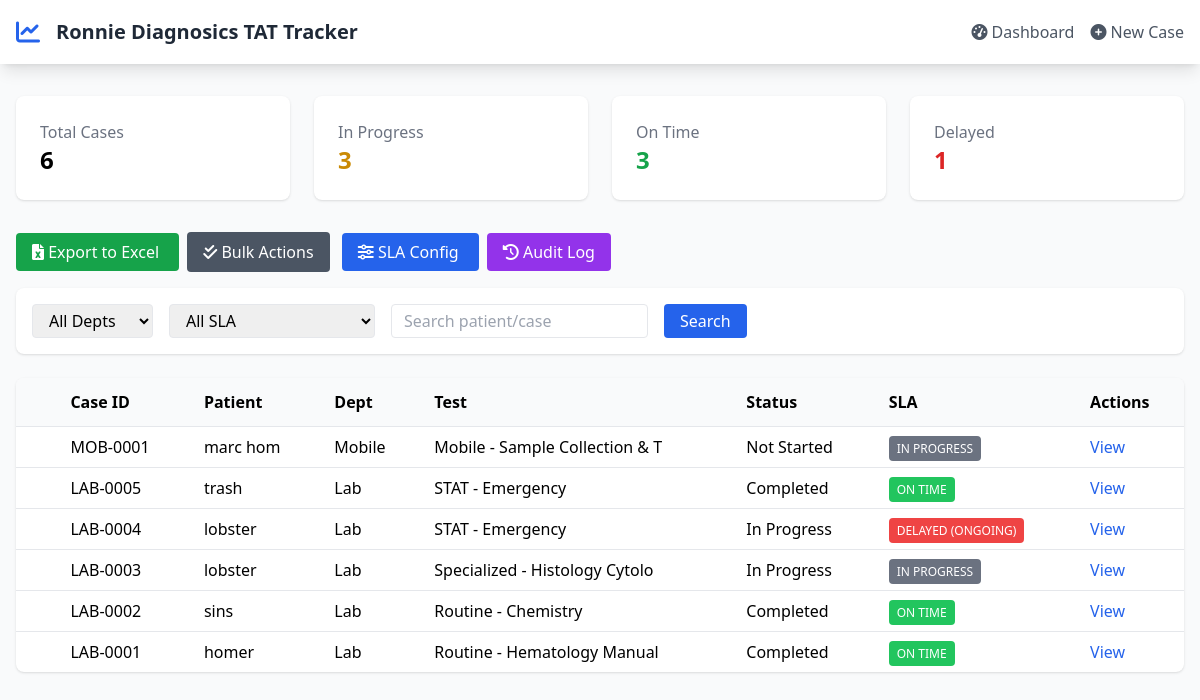
The page / on the database its author committed.
### app.py (models this page shows, shortened)
class Case(db.Model):
    __tablename__ = 'cases'
    id = db.Column(db.Integer, primary_key=True)
    visit_id = db.Column(db.String(50))
    case_id = db.Column(db.String(20), unique=True)
    patient_name = db.Column(db.String(100))
    department = db.Column(db.String(50))
    test_name = db.Column(db.String(100))
    test_category = db.Column(db.String(50))
    status = db.Column(db.String(50), default='Not Started')
    created_at = db.Column(db.DateTime, default=datetime.utcnow)
    result_ready_at = db.Column(db.DateTime)
    sample_collection_start = db.Column(db.DateTime)
    sample_collection_end = db.Column(db.DateTime)
    sample_labeling_start = db.Column(db.DateTime)
    sample_labeling_end = db.Column(db.DateTime)
    sample_transport_start = db.Column(db.DateTime)
    sample_transport_end = db.Column(db.DateTime)
    sample_reception_start = db.Column(db.DateTime)
    sample_reception_end = db.Column(db.DateTime)
    sample_processing_start = db.Column(db.DateTime)
    sample_processing_end = db.Column(db.DateTime)
    analysis_start = db.Column(db.DateTime)
    analysis_end = db.Column(db.DateTime)
    review_start = db.Column(db.DateTime)
    review_end = db.Column(db.DateTime)
    validation_start = db.Column(db.DateTime)
    validation_end = db.Column(db.DateTime)
    result_upload_start = db.Column(db.DateTime)
    result_upload_end = db.Column(db.DateTime)
    exam_start = db.Column(db.DateTime)
    exam_end = db.Column(db.DateTime)
    post_exam_start = db.Column(db.DateTime)
    post_exam_end = db.Column(db.DateTime)
    register_start = db.Column(db.DateTime)
    register_end = db.Column(db.DateTime)
    mobile_collect_start = db.Column(db.DateTime)
    mobile_collect_end = db.Column(db.DateTime)
    transport_to_lab_start = db.Column(db.DateTime)
    transport_to_lab_end = db.Column(db.DateTime)
    deliver_results_start = db.Column(db.DateTime)
    deliver_results_end = db.Column(db.DateTime)
    fixation_done = db.Column(db.Boolean, default=False)
    fixation_date = db.Column(db.DateTime)
    embedding_done = db.Column(db.Boolean, default=False)
    embedding_date = db.Column(db.DateTime)
    cutting_done = db.Column(db.Boolean, default=False)
    cutting_date = db.Column(db.DateTime)
    staining_done = db.Column(db.Boolean, default=False)
    staining_date = db.Column(db.DateTime)
    histology_notes = db.Column(db.Text)
    manual_durations = db.Column(db.Text, default='{}')
    tat_hours = db.Column(db.Float)
    sla_status = db.Column(db.String(20), default='PENDING')
    def get_sla_hours(self):
        try:
            custom = SLAConfig.query.filter_by(test_name=self.test_name, is_active=True).first()
            if custom:
                return custom.sla_hours
        except Exception as e:
            print(f"Error getting SLA config: {e}")
    def update_sla_status(self):
        try:
            if self.result_ready_at:
                end_time = self.result_ready_at
            else:
                end_time = datetime.utcnow()
            tat = (end_time - self.created_at).total_seconds() / 3600
            self.tat_hours = round(tat, 2)
            sla_hours = self.get_sla_hours()
            if self.result_ready_at:
                if tat <= sla_hours:
                    self.sla_status = "ON TIME"
                elif tat <= sla_hours * 1.2:
                    self.sla_status = "NEAR DELAY"
                else:
                    self.sla_status = "DELAYED"
            else:
                if tat <= sla_hours:
                    self.sla_status = "IN PROGRESS"
                else:
                    self.sla_status = "DELAYED (ONGOING)"
            db.session.commit()
        except Exception as e:
            print(f"Error updating SLA status: {e}")

### app.py (the view, shortened to what this page needs)
@app.route('/')
def dashboard():
    department = request.args.get('dept')
    sla_filter = request.args.get('sla')
    search = request.args.get('search', '')
    query = Case.query
    if department:
        query = query.filter_by(department=department)
    if sla_filter:
        query = query.filter_by(sla_status=sla_filter)
    cases = query.order_by(Case.created_at.desc()).all()
    for case in cases:
        case.update_sla_status()
    alerts = [c for c in cases if c.sla_status == 'NEAR DELAY' or
              (c.sla_status == 'IN PROGRESS' and c.tat_hours and
               c.tat_hours > c.get_sla_hours() * 0.8)]
    stats = {
        'total': Case.query.count(),
        'delayed': Case.query.filter(Case.sla_status.like('%DELAYED%')).count(),
        'on_time': Case.query.filter_by(sla_status='ON TIME').count(),
        'in_progress': Case.query.filter(Case.status != 'Completed').count()
    }
    return render_template('dashboard.html',
                         cases=cases,
                         stats=stats,
                         alerts=alerts,
                         departments=['Lab', 'Radiology', 'Mobile'],
                         sla_statuses=['ON TIME', 'NEAR DELAY', 'DELAYED', 'IN PROGRESS', 'DELAYED (ONGOING)'],
                         current_dept=department,
                         current_sla=sla_filter,
                         search=search)

### templates/dashboard.html (shortened to what this page needs)
{% extends "base.html" %}
{% block content %}
<div class="grid grid-cols-1 md:grid-cols-4 gap-6 mb-8">
    <div class="bg-white rounded-lg shadow p-6">
        <p class="text-gray-500">Total Cases</p>
        <p class="text-2xl font-bold">{{ stats.total }}</p>
    </div>
    <div class="bg-white rounded-lg shadow p-6">
        <p class="text-gray-500">In Progress</p>
        <p class="text-2xl font-bold text-yellow-600">{{ stats.in_progress }}</p>
    </div>
    <div class="bg-white rounded-lg shadow p-6">
        <p class="text-gray-500">On Time</p>
        <p class="text-2xl font-bold text-green-600">{{ stats.on_time }}</p>
    </div>
    <div class="bg-white rounded-lg shadow p-6">
        <p class="text-gray-500">Delayed</p>
        <p class="text-2xl font-bold text-red-600">{{ stats.delayed }}</p>
    </div>
</div>
<div class="mb-4">
    <a href="/export/excel" class="bg-green-600 text-white px-4 py-2 rounded hover:bg-green-700">
        <i class="fas fa-file-excel"></i> Export to Excel
    </a>
    <button onclick="toggleBulkMode()" class="bg-gray-600 text-white px-4 py-2 rounded hover:bg-gray-700 ml-2">
        <i class="fas fa-check-double"></i> Bulk Actions
    </button>
    <a href="/sla_config" class="bg-blue-600 text-white px-4 py-2 rounded hover:bg-blue-700 ml-2">
        <i class="fas fa-sliders-h"></i> SLA Config
    </a>
    <a href="/audit_log" class="bg-purple-600 text-white px-4 py-2 rounded hover:bg-purple-700 ml-2">
        <i class="fas fa-history"></i> Audit Log
    </a>
</div>
<div class="bg-white rounded-lg shadow mb-6 p-4">
    <div class="flex flex-wrap gap-4">
        <select onchange="applyFilter('dept', this.value)" class="px-3 py-1 border rounded">
            <option value="">All Depts</option>
        </select>
        <select onchange="applyFilter('sla', this.value)" class="px-3 py-1 border rounded">
            <option value="">All SLA</option>
        </select>
        <input type="text" id="search" placeholder="Search patient/case" value="{{ search }}" class="px-3 py-1 border rounded">
        <button onclick="searchCases()" class="bg-blue-600 text-white px-4 py-1 rounded">Search</button>
    </div>
</div>
<div class="bg-white rounded-lg shadow overflow-hidden">
    <table class="min-w-full">
        <thead class="bg-gray-50">
            <tr>
                <th class="px-4 py-3 text-left"><input type="checkbox" id="select-all" class="bulk-checkbox hidden"></th>
                <th class="px-4 py-3 text-left">Case ID</th>
                <th class="px-4 py-3 text-left">Patient</th>
                <th class="px-4 py-3 text-left">Dept</th>
                <th class="px-4 py-3 text-left">Test</th>
                <th class="px-4 py-3 text-left">Status</th>
                <th class="px-4 py-3 text-left">SLA</th>
                <th class="px-4 py-3 text-left">Actions</th>
            </tr>
        </thead>
        <tbody>
            {% for case in cases %}
            <tr class="border-t">
                <td class="px-4 py-2"><input type="checkbox" class="case-select bulk-checkbox hidden" data-id="{{ case.id }}"></td>
                <td class="px-4 py-2">{{ case.case_id }}</td>
                <td class="px-4 py-2">{{ case.patient_name }}</td>
                <td class="px-4 py-2">{{ case.department }}</td>
                <td class="px-4 py-2">{{ case.test_name[:30] }}</td>
                <td class="px-4 py-2">{{ case.status }}</td>
                <td class="px-4 py-2">
                    <span class="px-2 py-1 rounded text-white text-xs
                        {% if case.sla_status == 'ON TIME' %}bg-green-500
                        {% elif case.sla_status == 'NEAR DELAY' %}bg-yellow-500
                        {% elif 'DELAYED' in case.sla_status %}bg-red-500
                        {% else %}bg-gray-500{% endif %}">
                        {{ case.sla_status or 'PENDING' }}
                    </span>
                </td>
                <td class="px-4 py-2">
                    <a href="/case/{{ case.id }}" class="text-blue-600">View</a>
                </td>
            </tr>
            {% endfor %}
        </tbody>
    </table>
</div>
{% endblock %}

### templates/base.html (shortened to what this page needs)
<!DOCTYPE html>
<html lang="en">
<head>
    <script src="https://cdn.tailwindcss.com"></script>
    <link href="https://cdnjs.cloudflare.com/ajax/libs/font-awesome/6.0.0/css/all.min.css" rel="stylesheet">
</head>
<body class="bg-gray-50">
    <nav class="bg-white shadow-lg">
        <div class="max-w-7xl mx-auto px-4">
            <div class="flex justify-between items-center py-4">
                <div class="flex items-center space-x-4">
                    <i class="fas fa-chart-line text-blue-600 text-2xl"></i>
                    <h1 class="text-xl font-bold text-gray-800">Ronnie Diagnosics TAT Tracker</h1>
                </div>
                <div class="flex space-x-4">
                    <a href="/" class="text-gray-600 hover:text-blue-600 transition">
                        <i class="fas fa-tachometer-alt"></i> Dashboard
                    </a>
                    <a href="/new" class="text-gray-600 hover:text-blue-600 transition">
                        <i class="fas fa-plus-circle"></i> New Case
                    </a>
                </div>
            </div>
        </div>
    </nav>
    <main class="max-w-7xl mx-auto px-4 py-8">
        {% block content %}{% endblock %}
    </main>
</body>
</html>

### rows shown on the page
Case: case_id "MOB-0001", patient_name "marc hom", department "Mobile", test_name "Mobile - Sample Collection & T", status "Not Started", sla_status "IN PROGRESS"
Case: case_id "LAB-0005", patient_name "trash", department "Lab", test_name "STAT - Emergency", status "Completed", sla_status "ON TIME"
Case: case_id "LAB-0004", patient_name "lobster", department "Lab", test_name "STAT - Emergency", status "In Progress", sla_status "DELAYED (ONGOING)"
Case: case_id "LAB-0003", patient_name "lobster", department "Lab", test_name "Specialized - Histology Cytolo", status "In Progress", sla_status "IN PROGRESS"
Case: case_id "LAB-0002", patient_name "sins", department "Lab", test_name "Routine - Chemistry", status "Completed", sla_status "ON TIME"
Case: case_id "LAB-0001", patient_name "homer", department "Lab", test_name "Routine - Hematology Manual", status "Completed", sla_status "ON TIME"

### other values the page prints
{{ stats.total }} "6"
{{ stats.in_progress }} "3"
{{ stats.on_time }} "3"
{{ stats.delayed }} "1"
